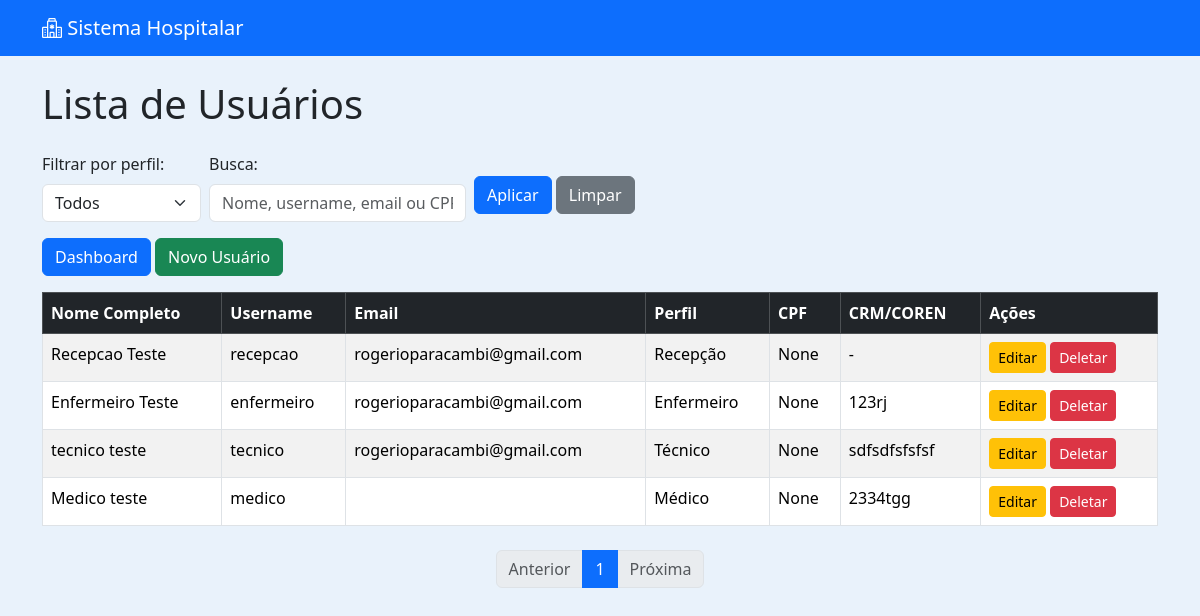
The app's page /usuarios/, older data.
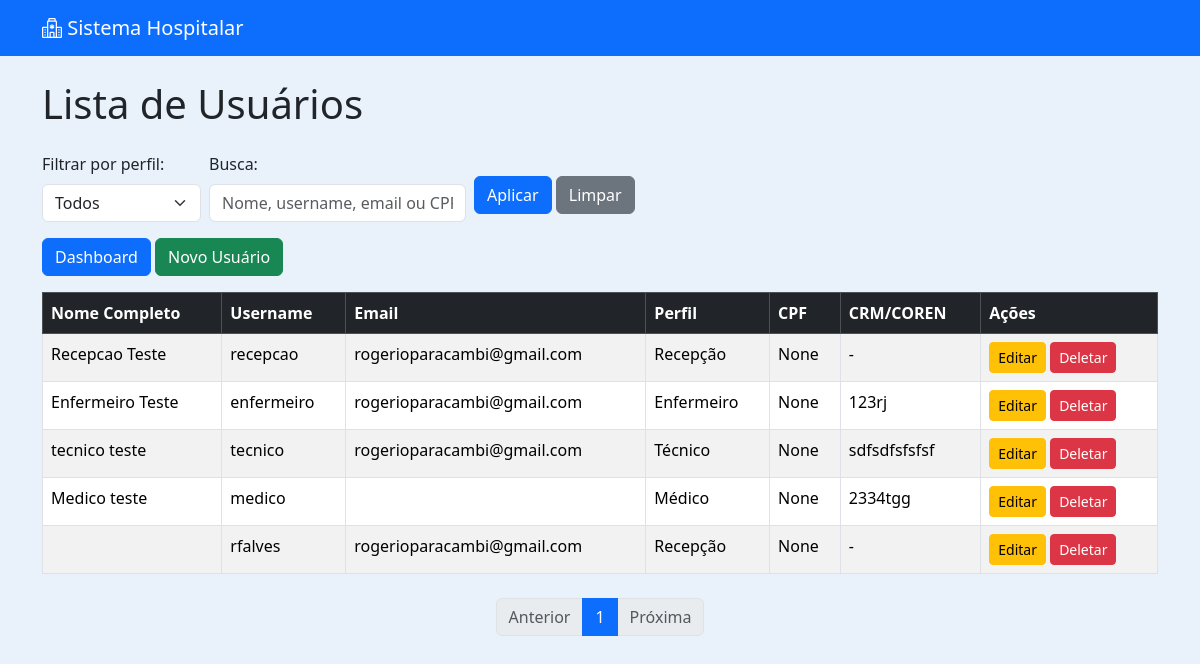
The same page, newer data.
### usuarios/models.py (models this page shows, shortened)
class Usuario(AbstractUser):
    PERFIL_CHOICES = [
        ('administrador', 'Administrador'),
        ('medico', 'Médico'),
        ('enfermeiro', 'Enfermeiro'),
        ('tecnico', 'Técnico'),
        ('recepcao', 'Recepção'),
    ]
    perfil = models.CharField(max_length=20, choices=PERFIL_CHOICES, default='recepcao')
    cpf = models.CharField("CPF", max_length=14, unique=True, blank=True, null=True)
    data_nascimento = models.DateField("Data de Nascimento", blank=True, null=True)
    telefone = models.CharField("Telefone", max_length=20, blank=True, null=True)
    endereco = models.CharField("Endereço", max_length=255, blank=True, null=True)
    cidade = models.CharField("Cidade", max_length=100, blank=True, null=True)
    estado = models.CharField("Estado", max_length=50, blank=True, null=True)
    cep = models.CharField("CEP", max_length=10, blank=True, null=True)
    crm = models.CharField("CRM", max_length=20, blank=True, null=True)
    coren = models.CharField("COREN", max_length=20, blank=True, null=True)

### usuarios/views.py (the view, shortened to what this page needs)
# urls.py: path('', views.usuario_list, name='usuario_list'),
def usuario_list(request):
    busca = request.GET.get('busca', '').strip()
    perfil_filtro = request.GET.get('perfil', 'todos')
    usuarios = Usuario.objects.all()
    if perfil_filtro != 'todos':
        usuarios = usuarios.filter(perfil=perfil_filtro)
    paginator = Paginator(usuarios, 10)
    page_number = request.GET.get('page')
    page_obj = paginator.get_page(page_number)
    return render(request, 'usuarios/usuario_list.html', {
        'page_obj': page_obj,
        'busca': busca,
        'perfil_filtro': perfil_filtro
    })

### usuarios/templates/usuarios/usuario_list.html (shortened to what this page needs)
{% extends 'usuarios/base.html' %}
{% load form_tags %}
{% block content %}
<h1 class="mb-4">Lista de Usuários</h1>
<form method="get" class="mb-3 row g-2 align-items-center">
    <div class="col-auto">
        <label for="perfil" class="form-label">Filtrar por perfil:</label>
        <select name="perfil" id="perfil" class="form-select">
            <option value="todos" {% if perfil_filtro == "todos" %}selected{% endif %}>Todos</option>
        </select>
    </div>
    <div class="col-auto">
        <label for="busca" class="form-label">Busca:</label>
        <input type="text" name="busca" id="busca" class="form-control" value="{{ busca }}" placeholder="Nome, username, email ou CPF">
    </div>
    <div class="col-auto mt-4">
        <button type="submit" class="btn btn-primary">Aplicar</button>
        <a href="{% url 'usuario_list' %}" class="btn btn-secondary">Limpar</a>
    </div>
</form>
<a href="{% url 'admin_dashboard' %}" class="btn btn-primary mb-3">Dashboard</a>
<a class="btn btn-success mb-3" href="{% url 'usuario_create' %}">Novo Usuário</a>
<table class="table table-striped table-bordered">
    <thead class="table-dark">
        <tr>
            <th>Nome Completo</th>
            <th>Username</th>
            <th>Email</th>
            <th>Perfil</th>
            <th>CPF</th>
            <th>CRM/COREN</th>
            <th>Ações</th>
        </tr>
    </thead>
    <tbody>
        {% for usuario in page_obj %}
        <tr class="perfil-{{ usuario.perfil }}">
            <td>{{ usuario.first_name }} {{ usuario.last_name }}</td>
            <td>{{ usuario.username }}</td>
            <td>{{ usuario.email }}</td>
            <td>{{ usuario.get_perfil_display }}</td>
            <td>{{ usuario.cpf }}</td>
            <td>
                {% if usuario.perfil == 'medico' %}
                    {{ usuario.crm }}
                {% elif usuario.perfil == 'enfermeiro' %}
                    {{ usuario.coren }}
                    {% elif usuario.perfil == 'tecnico' %}
                    {{ usuario.coren }}
                {% else %}
                    -
                {% endif %}
            </td>
            <td>
                <a class="btn btn-sm btn-warning" href="{% url 'usuario_update' usuario.id %}">Editar</a>
                <a class="btn btn-sm btn-danger" href="{% url 'usuario_delete' usuario.id %}">Deletar</a>
            </td>
        </tr>
        {% empty %}
        <tr>
            <td colspan="7">Nenhum usuário encontrado.</td>
        </tr>
        {% endfor %}
    </tbody>
</table>
<nav aria-label="Navegação de páginas" class="mt-4">
    <ul class="pagination justify-content-center">
        {% if page_obj.has_previous %}
            <li class="page-item">
                <a class="page-link" href="?page={{ page_obj.previous_page_number }}&perfil={{ perfil_filtro }}&busca={{ busca }}">Anterior</a>
            </li>
        {% else %}
            <li class="page-item disabled"><span class="page-link">Anterior</span></li>
        {% endif %}
        {% for num in page_obj.paginator.page_range %}
            {% if page_obj.number == num %}
                <li class="page-item active"><span class="page-link">{{ num }}</span></li>
            {% else %}
                <li class="page-item">
                    <a class="page-link" href="?page={{ num }}&perfil={{ perfil_filtro }}&busca={{ busca }}">{{ num }}</a>
                </li>
            {% endif %}
        {% endfor %}
        {% if page_obj.has_next %}
            <li class="page-item">
                <a class="page-link" href="?page={{ page_obj.next_page_number }}&perfil={{ perfil_filtro }}&busca={{ busca }}">Próxima</a>
            </li>
        {% else %}
            <li class="page-item disabled"><span class="page-link">Próxima</span></li>
        {% endif %}
    </ul>
</nav>
{% endblock %}

Row changes from the older to the newer data that the page shows:
added Usuario: username "rfalves", email "rogerioparacambi@gmail.com", perfil "Recepção", cpf "None"
